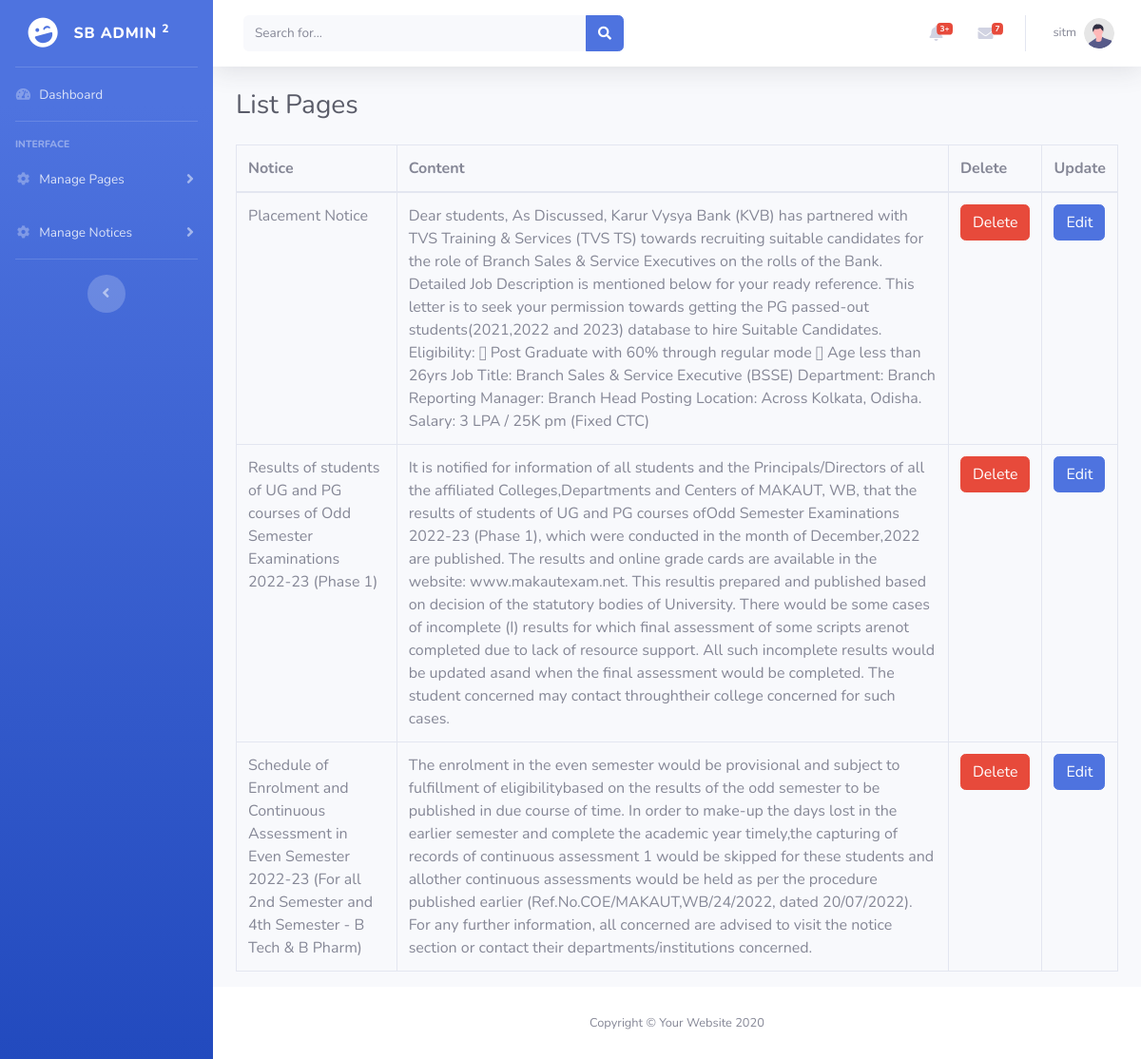
The page /admin/listnotice.php (signed in) on the database its author committed.
### tables this page shows
CREATE TABLE `notice` (
  `nid` int(11) NOT NULL,
  `notice` varchar(500) NOT NULL,
  `content` text NOT NULL
);

### admin/listnotice.php (the view, shortened to what this page needs)
<?php
include("admin_inc/db.php");
?>
<!DOCTYPE html>
<html lang="en">
<head>
    <link href="vendor/fontawesome-free/css/all.min.css" rel="stylesheet" type="text/css">
    <link href="css/sb-admin-2.min.css" rel="stylesheet">
</head>
<body id="page-top">
    <div id="wrapper">
        <?php include("admin_inc/menu.php"); ?>
        <div id="content-wrapper" class="d-flex flex-column">
            <div id="content">
                <?php include("admin_inc/top.php"); ?>
                <div class="container-fluid">
                    <h1 class="h3 mb-4 text-gray-800">List Pages</h1>
                    <table class="table table-bordered">
    <thead>
      <tr>
        <th>Notice</th>
        <th>Content</th>
        <th>Delete</th>
        <th>Update</th>
      </tr>
    </thead>
    <tbody>
<?php
$s="SELECT * FROM notice";
$rs=$con->query($s);
while($row=$rs->fetch_assoc()){
?>
      <tr>
        <td><?php echo $row['notice']; ?></td>
        <td><?php echo $row['content']; ?></td>
        <td><a onclick="return confirm('Are you sure?');" href="delc.php?id=<?php echo $row['nid']; ?>" class="btn btn-danger">Delete</a></td>
        <td><a href="edit-notice.php?id=<?php echo $row['nid']; ?>" class="btn btn-primary">Edit</a></td>
      </tr>
      <?php } ?>
    </tbody>
  </table>
                </div>
            </div>
            <?php include("admin_inc/footer.php"); ?>
        </div>
    </div>
</body>
</html>

### rows shown on the page
notice: notice "Placement Notice", content "Dear students, As Discussed, Karur Vysya Bank (KVB) has partnered with TVS Training & Services (TVS TS) towards recruiting suitable candidates for the role of Branch Sales & Service Executives on the rolls of the Bank. Detailed Job Description is mentioned below for your ready reference. This letter is to seek your permission towards getting the PG passed-out students(2021,2022 and 2023) database to hire Suitable Candidates. Eligibility:  Post Graduate with 60% through regular mode  Age less than 26yrs Job Title: Branch Sales & Service Executive (BSSE) Department: Branch Reporting Manager: Branch Head Posting Location: Across Kolkata, Odisha. Salary: 3 LPA / 25K pm (Fixed CTC)"
notice: notice "Results of students of UG and PG courses of Odd Semester Examinations 2022-23 (Phase 1)", content "It is notified for information of all students and the Principals/Directors of all the affiliated Colleges,Departments and Centers of MAKAUT, WB, that the results of students of UG and PG courses ofOdd Semester Examinations 2022-23 (Phase 1), which were conducted in the month of December,2022 are published. The results and online grade cards are available in the website: www.makautexam.net. This resultis prepared and published based on decision of the statutory bodies of University. There would be some cases of incomplete (I) results for which final assessment of some scripts arenot completed due to lack of resource support. All such incomplete results would be updated asand when the final…"
notice: notice "Schedule of Enrolment and Continuous Assessment in Even Semester 2022-23 (For all 2nd Semester and 4th Semester - B Tech & B Pharm)", content "The enrolment in the even semester would be provisional and subject to fulfillment of eligibilitybased on the results of the odd semester to be published in due course of time. In order to make-up the days lost in the earlier semester and complete the academic year timely,the capturing of records of continuous assessment 1 would be skipped for these students and allother continuous assessments would be held as per the procedure published earlier (Ref.No.COE/MAKAUT,WB/24/2022, dated 20/07/2022). For any further information, all concerned are advised to visit the notice section or contact their departments/institutions concerned."

### other values the page prints
$_SESSION['admin_name'] "sitm"
